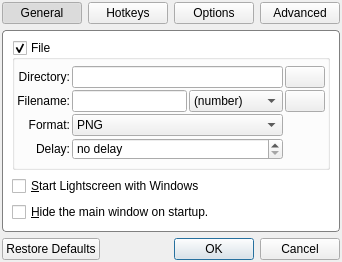
<?xml version="1.0" encoding="UTF-8"?>
<ui version="4.0">
 <class>OptionsDialog</class>
 <widget class="QDialog" name="OptionsDialog">
  <property name="geometry">
   <rect>
    <x>0</x>
    <y>0</y>
    <width>330</width>
    <height>262</height>
   </rect>
  </property>
  <property name="windowTitle">
   <string>Options - Lightscreen</string>
  </property>
  <property name="styleSheet">
   <string notr="true">QStackedWidget
{
background-color: white;
border: 1px solid gray;
border-radius: 4px;
}
</string>
  </property>
  <layout class="QVBoxLayout" name="verticalLayout_6">
   <property name="margin">
    <number>2</number>
   </property>
   <item>
    <widget class="QFrame" name="selectorFrame">
     <property name="frameShape">
      <enum>QFrame::NoFrame</enum>
     </property>
     <layout class="QHBoxLayout" name="horizontalLayout_3">
      <property name="margin">
       <number>0</number>
      </property>
      <item>
       <widget class="QPushButton" name="generalButton">
        <property name="sizePolicy">
         <sizepolicy hsizetype="Minimum" vsizetype="Expanding">
          <horstretch>0</horstretch>
          <verstretch>0</verstretch>
         </sizepolicy>
        </property>
        <property name="text">
         <string>General</string>
        </property>
        <property name="checkable">
         <bool>true</bool>
        </property>
        <property name="checked">
         <bool>true</bool>
        </property>
        <property name="autoExclusive">
         <bool>true</bool>
        </property>
       </widget>
      </item>
      <item>
       <widget class="QPushButton" name="hotkeysButton">
        <property name="sizePolicy">
         <sizepolicy hsizetype="Minimum" vsizetype="Expanding">
          <horstretch>0</horstretch>
          <verstretch>0</verstretch>
         </sizepolicy>
        </property>
        <property name="text">
         <string>Hotkeys</string>
        </property>
        <property name="checkable">
         <bool>true</bool>
        </property>
        <property name="autoExclusive">
         <bool>true</bool>
        </property>
       </widget>
      </item>
      <item>
       <widget class="QPushButton" name="optionsButton">
        <property name="sizePolicy">
         <sizepolicy hsizetype="Minimum" vsizetype="Expanding">
          <horstretch>0</horstretch>
          <verstretch>0</verstretch>
         </sizepolicy>
        </property>
        <property name="text">
         <string>Options</string>
        </property>
        <property name="checkable">
         <bool>true</bool>
        </property>
        <property name="autoExclusive">
         <bool>true</bool>
        </property>
       </widget>
      </item>
      <item>
       <widget class="QPushButton" name="advancedButton">
        <property name="sizePolicy">
         <sizepolicy hsizetype="Minimum" vsizetype="Expanding">
          <horstretch>0</horstretch>
          <verstretch>0</verstretch>
         </sizepolicy>
        </property>
        <property name="text">
         <string>Advanced</string>
        </property>
        <property name="checkable">
         <bool>true</bool>
        </property>
        <property name="autoExclusive">
         <bool>true</bool>
        </property>
       </widget>
      </item>
     </layout>
    </widget>
   </item>
   <item>
    <widget class="QStackedWidget" name="stack">
     <property name="styleSheet">
      <string notr="true"/>
     </property>
     <property name="currentIndex">
      <number>0</number>
     </property>
     <widget class="QWidget" name="page">
      <layout class="QVBoxLayout" name="verticalLayout_5">
       <item>
        <widget class="QGroupBox" name="fileGroupBox">
         <property name="title">
          <string>File</string>
         </property>
         <property name="checkable">
          <bool>true</bool>
         </property>
         <layout class="QVBoxLayout" name="verticalLayout_4">
          <property name="spacing">
           <number>2</number>
          </property>
          <property name="margin">
           <number>2</number>
          </property>
          <item>
           <layout class="QGridLayout" name="gridLayout_2">
            <item row="0" column="0">
             <widget class="QLabel" name="directoryLabel">
              <property name="text">
               <string>Directory:</string>
              </property>
              <property name="alignment">
               <set>Qt::AlignRight|Qt::AlignTrailing|Qt::AlignVCenter</set>
              </property>
              <property name="buddy">
               <cstring>targetLineEdit</cstring>
              </property>
             </widget>
            </item>
            <item row="0" column="1">
             <widget class="QLineEdit" name="targetLineEdit">
              <property name="styleSheet">
               <string notr="true"/>
              </property>
             </widget>
            </item>
            <item row="0" column="2">
             <widget class="QPushButton" name="browsePushButton">
              <property name="text">
               <string/>
              </property>
              <property name="icon">
               <iconset resource="../lightscreen.qrc">
                <normaloff>:/icons/OpenFolder</normaloff>:/icons/OpenFolder</iconset>
              </property>
              <property name="autoDefault">
               <bool>false</bool>
              </property>
             </widget>
            </item>
            <item row="1" column="0">
             <widget class="QLabel" name="filenameLabel">
              <property name="toolTip">
               <string>The prefix for the screenshot file</string>
              </property>
              <property name="text">
               <string>Filename:</string>
              </property>
              <property name="alignment">
               <set>Qt::AlignRight|Qt::AlignTrailing|Qt::AlignVCenter</set>
              </property>
              <property name="buddy">
               <cstring>prefixLineEdit</cstring>
              </property>
             </widget>
            </item>
            <item row="1" column="1">
             <layout class="QHBoxLayout">
              <item>
               <widget class="QLineEdit" name="prefixLineEdit">
                <property name="whatsThis">
                 <string>&lt;html&gt;&lt;head&gt;&lt;meta name=&quot;qrichtext&quot; content=&quot;1&quot; /&gt;&lt;style type=&quot;text/css&quot;&gt;
p, li { white-space: pre-wrap; }
&lt;/style&gt;&lt;/head&gt;&lt;body style=&quot; font-family:'MS Shell Dlg 2'; font-size:8.25pt; font-weight:400; font-style:normal;&quot;&gt;
&lt;p style=&quot; margin-top:0px; margin-bottom:0px; margin-left:0px; margin-right:0px; -qt-block-indent:0; text-indent:0px; font-size:8pt;&quot;&gt;The prefix will be inserted before the &lt;span style=&quot; font-style:italic;&quot;&gt;Naming&lt;/span&gt; in the screenshot file and it is usually used to distinguish files.&lt;/p&gt;
&lt;p style=&quot; margin-top:0px; margin-bottom:0px; margin-left:0px; margin-right:0px; -qt-block-indent:0; text-indent:0px; font-size:8pt;&quot;&gt;It &lt;span style=&quot; font-style:italic;&quot;&gt;can&lt;/span&gt; be left blank.&lt;/p&gt;&lt;/body&gt;&lt;/html&gt;</string>
                </property>
               </widget>
              </item>
              <item>
               <widget class="QComboBox" name="namingComboBox">
                <property name="whatsThis">
                 <string>&lt;!DOCTYPE HTML PUBLIC &quot;-//W3C//DTD HTML 4.0//EN&quot; &quot;http://www.w3.org/TR/REC-html40/strict.dtd&quot;&gt;
&lt;html&gt;&lt;head&gt;&lt;meta name=&quot;qrichtext&quot; content=&quot;1&quot; /&gt;&lt;style type=&quot;text/css&quot;&gt;
p, li { white-space: pre-wrap; }
&lt;/style&gt;&lt;/head&gt;&lt;body style=&quot; font-family:'MS Shell Dlg 2'; font-size:8.25pt; font-weight:400; font-style:normal;&quot;&gt;
&lt;p style=&quot; margin-top:0px; margin-bottom:0px; margin-left:0px; margin-right:0px; -qt-block-indent:0; text-indent:0px; font-size:8pt;&quot;&gt;The naming is inserted after the prefix and is what makes each screenshot file unique to avoid overwriting.&lt;/p&gt;
&lt;p style=&quot; margin-top:0px; margin-bottom:0px; margin-left:0px; margin-right:0px; -qt-block-indent:0; text-indent:0px; font-size:8pt;&quot;&gt;&lt;span style=&quot; font-weight:600;&quot;&gt;Numeric&lt;/span&gt;: inserts a number in sequence, &lt;span style=&quot; font-style:italic;&quot;&gt;1, 2, 3&lt;/span&gt;.&lt;/p&gt;
&lt;p style=&quot; margin-top:0px; margin-bottom:0px; margin-left:0px; margin-right:0px; -qt-block-indent:0; text-indent:0px; font-size:8pt;&quot;&gt;&lt;span style=&quot; font-weight:600;&quot;&gt;Timestamp&lt;/span&gt;: inserts a unique number (a Unix timestamp) that corresponds with the current time.&lt;/p&gt;
&lt;p style=&quot; margin-top:0px; margin-bottom:0px; margin-left:0px; margin-right:0px; -qt-block-indent:0; text-indent:0px; font-size:8pt;&quot;&gt;&lt;span style=&quot; font-weight:600;&quot;&gt;Date&lt;/span&gt;: inserts the current date and time, in the form of dd-MM-yyyy hh.mm.ss.&lt;/p&gt;&lt;/body&gt;&lt;/html&gt;</string>
                </property>
                <item>
                 <property name="text">
                  <string>(number)</string>
                 </property>
                </item>
                <item>
                 <property name="text">
                  <string>(timestamp)</string>
                 </property>
                </item>
                <item>
                 <property name="text">
                  <string>(date)</string>
                 </property>
                </item>
               </widget>
              </item>
             </layout>
            </item>
            <item row="1" column="2">
             <widget class="QPushButton" name="flipPrefixPushButton">
              <property name="icon">
               <iconset resource="../lightscreen.qrc">
                <normaloff>:/icons/PrefixLeft</normaloff>:/icons/PrefixLeft</iconset>
              </property>
              <property name="checkable">
               <bool>true</bool>
              </property>
              <property name="autoDefault">
               <bool>false</bool>
              </property>
             </widget>
            </item>
            <item row="2" column="0">
             <widget class="QLabel" name="formatLabel">
              <property name="toolTip">
               <string>The file format for the screenshot</string>
              </property>
              <property name="text">
               <string>Format:</string>
              </property>
              <property name="alignment">
               <set>Qt::AlignRight|Qt::AlignTrailing|Qt::AlignVCenter</set>
              </property>
              <property name="buddy">
               <cstring>formatComboBox</cstring>
              </property>
             </widget>
            </item>
            <item row="2" column="1">
             <widget class="QComboBox" name="formatComboBox">
              <property name="whatsThis">
               <string/>
              </property>
              <item>
               <property name="text">
                <string>PNG</string>
               </property>
              </item>
              <item>
               <property name="text">
                <string>JPG</string>
               </property>
              </item>
              <item>
               <property name="text">
                <string>BMP</string>
               </property>
              </item>
             </widget>
            </item>
            <item row="3" column="0">
             <widget class="QLabel" name="delayLabel">
              <property name="text">
               <string>Delay:</string>
              </property>
              <property name="alignment">
               <set>Qt::AlignRight|Qt::AlignTrailing|Qt::AlignVCenter</set>
              </property>
              <property name="buddy">
               <cstring>delaySpinBox</cstring>
              </property>
             </widget>
            </item>
            <item row="3" column="1">
             <widget class="QSpinBox" name="delaySpinBox">
              <property name="whatsThis">
               <string>&lt;html&gt;&lt;head&gt;&lt;meta name=&quot;qrichtext&quot; content=&quot;1&quot; /&gt;&lt;style type=&quot;text/css&quot;&gt;
p, li { white-space: pre-wrap; }
&lt;/style&gt;&lt;/head&gt;&lt;body style=&quot; font-family:'MS Shell Dlg 2'; font-size:8.25pt; font-weight:400; font-style:normal;&quot;&gt;
&lt;p style=&quot; margin-top:0px; margin-bottom:0px; margin-left:0px; margin-right:0px; -qt-block-indent:0; text-indent:0px; font-size:8pt;&quot;&gt;Selecting anything other than 0 in this option will cause the program to &lt;span style=&quot; font-weight:600;&quot;&gt;wait&lt;/span&gt; that amount of seconds before taking the screenshot.&lt;/p&gt;&lt;/body&gt;&lt;/html&gt;</string>
              </property>
              <property name="specialValueText">
               <string>no delay</string>
              </property>
              <property name="accelerated">
               <bool>true</bool>
              </property>
              <property name="suffix">
               <string> seconds</string>
              </property>
              <property name="prefix">
               <string/>
              </property>
              <property name="maximum">
               <number>32767</number>
              </property>
             </widget>
            </item>
           </layout>
          </item>
         </layout>
        </widget>
       </item>
       <item>
        <widget class="QCheckBox" name="startupCheckBox">
         <property name="whatsThis">
          <string/>
         </property>
         <property name="text">
          <string>&amp;Start Lightscreen with Windows</string>
         </property>
        </widget>
       </item>
       <item>
        <widget class="QCheckBox" name="startupHideCheckBox">
         <property name="whatsThis">
          <string/>
         </property>
         <property name="text">
          <string>&amp;Hide the main window on startup.</string>
         </property>
        </widget>
       </item>
      </layout>
     </widget>
     <widget class="QWidget" name="page_2">
      <layout class="QVBoxLayout" name="verticalLayout_3">
       <item>
        <layout class="QGridLayout" name="gridLayout">
         <item row="0" column="0">
          <widget class="QCheckBox" name="screenCheckBox">
           <property name="text">
            <string>Capture the screen</string>
           </property>
          </widget>
         </item>
         <item row="0" column="2">
          <widget class="HotkeyWidget" name="screenHotkeyWidget">
           <property name="sizePolicy">
            <sizepolicy hsizetype="Minimum" vsizetype="Maximum">
             <horstretch>0</horstretch>
             <verstretch>0</verstretch>
            </sizepolicy>
           </property>
           <property name="text">
            <string/>
           </property>
           <property name="checkable">
            <bool>false</bool>
           </property>
          </widget>
         </item>
         <item row="1" column="0">
          <widget class="QCheckBox" name="windowCheckBox">
           <property name="text">
            <string>Capture a window</string>
           </property>
          </widget>
         </item>
         <item row="1" column="2">
          <widget class="HotkeyWidget" name="windowHotkeyWidget">
           <property name="text">
            <string/>
           </property>
           <property name="checkable">
            <bool>false</bool>
           </property>
          </widget>
         </item>
         <item row="2" column="0">
          <widget class="QCheckBox" name="areaCheckBox">
           <property name="text">
            <string>Capture a screen area</string>
           </property>
          </widget>
         </item>
         <item row="2" column="2">
          <widget class="HotkeyWidget" name="areaHotkeyWidget">
           <property name="text">
            <string/>
           </property>
           <property name="checkable">
            <bool>false</bool>
           </property>
          </widget>
         </item>
         <item row="4" column="0" colspan="3">
          <widget class="QFrame" name="frame">
           <property name="frameShape">
            <enum>QFrame::HLine</enum>
           </property>
           <property name="frameShadow">
            <enum>QFrame::Raised</enum>
           </property>
          </widget>
         </item>
         <item row="6" column="0">
          <widget class="QCheckBox" name="openCheckBox">
           <property name="text">
            <string>Open the program window</string>
           </property>
          </widget>
         </item>
         <item row="6" column="2">
          <widget class="HotkeyWidget" name="openHotkeyWidget">
           <property name="text">
            <string/>
           </property>
           <property name="checkable">
            <bool>false</bool>
           </property>
          </widget>
         </item>
         <item row="7" column="0">
          <widget class="QCheckBox" name="directoryCheckBox">
           <property name="text">
            <string>Open the directory</string>
           </property>
          </widget>
         </item>
         <item row="7" column="2">
          <widget class="HotkeyWidget" name="directoryHotkeyWidget">
           <property name="text">
            <string/>
           </property>
           <property name="checkable">
            <bool>false</bool>
           </property>
          </widget>
         </item>
         <item row="0" column="1">
          <spacer name="horizontalSpacer_3">
           <property name="orientation">
            <enum>Qt::Horizontal</enum>
           </property>
           <property name="sizeHint" stdset="0">
            <size>
             <width>40</width>
             <height>20</height>
            </size>
           </property>
          </spacer>
         </item>
         <item row="3" column="0">
          <spacer name="verticalSpacer_3">
           <property name="orientation">
            <enum>Qt::Vertical</enum>
           </property>
           <property name="sizeHint" stdset="0">
            <size>
             <width>20</width>
             <height>40</height>
            </size>
           </property>
          </spacer>
         </item>
         <item row="5" column="0">
          <spacer name="verticalSpacer_4">
           <property name="orientation">
            <enum>Qt::Vertical</enum>
           </property>
           <property name="sizeHint" stdset="0">
            <size>
             <width>20</width>
             <height>40</height>
            </size>
           </property>
          </spacer>
         </item>
        </layout>
       </item>
      </layout>
     </widget>
     <widget class="QWidget" name="page_3">
      <layout class="QVBoxLayout" name="verticalLayout_2">
       <item>
        <widget class="QCheckBox" name="trayCheckBox">
         <property name="whatsThis">
          <string/>
         </property>
         <property name="text">
          <string>Sho&amp;w a system tray icon.</string>
         </property>
        </widget>
       </item>
       <item>
        <widget class="QCheckBox" name="hideCheckBox">
         <property name="text">
          <string>&amp;Hide Lightscreen while taking a screenshot.</string>
         </property>
        </widget>
       </item>
       <item>
        <widget class="QCheckBox" name="updaterCheckBox">
         <property name="text">
          <string>Periodically check for updates.</string>
         </property>
        </widget>
       </item>
       <item>
        <widget class="QCheckBox" name="magnifyCheckBox">
         <property name="text">
          <string>Magnify around the mouse in Area mode.</string>
         </property>
        </widget>
       </item>
       <item>
        <layout class="QHBoxLayout" name="horizontalLayout_4">
         <item>
          <widget class="QLabel" name="label_2">
           <property name="text">
            <string>Language:</string>
           </property>
          </widget>
         </item>
         <item>
          <widget class="QComboBox" name="languageComboBox"/>
         </item>
         <item>
          <widget class="QLabel" name="label_3">
           <property name="text">
            <string>&lt;a href=&quot;#lang&quot;&gt;Get more..&lt;/a&gt;</string>
           </property>
          </widget>
         </item>
         <item>
          <spacer name="horizontalSpacer">
           <property name="orientation">
            <enum>Qt::Horizontal</enum>
           </property>
           <property name="sizeHint" stdset="0">
            <size>
             <width>40</width>
             <height>20</height>
            </size>
           </property>
          </spacer>
         </item>
        </layout>
       </item>
       <item>
        <layout class="QHBoxLayout" name="horizontalLayout">
         <item>
          <widget class="QLabel" name="notifyLabel">
           <property name="text">
            <string>Notify with:</string>
           </property>
           <property name="buddy">
            <cstring>messageCheckBox</cstring>
           </property>
          </widget>
         </item>
         <item>
          <widget class="QCheckBox" name="messageCheckBox">
           <property name="whatsThis">
            <string>&lt;html&gt;&lt;head&gt;&lt;meta name=&quot;qrichtext&quot; content=&quot;1&quot; /&gt;&lt;style type=&quot;text/css&quot;&gt;
p, li { white-space: pre-wrap; }
&lt;/style&gt;&lt;/head&gt;&lt;body style=&quot; font-family:'MS Shell Dlg 2'; font-size:8.25pt; font-weight:400; font-style:normal;&quot;&gt;
&lt;p style=&quot; margin-top:0px; margin-bottom:0px; margin-left:0px; margin-right:0px; -qt-block-indent:0; text-indent:0px;&quot;&gt;Shows a completion message once the screenshot is saved, clicking this message takes you to the directory where the screenshot was saved.&lt;/p&gt;&lt;/body&gt;&lt;/html&gt;</string>
           </property>
           <property name="text">
            <string>Tray icon Popup</string>
           </property>
          </widget>
         </item>
         <item>
          <widget class="QCheckBox" name="playSoundCheckBox">
           <property name="text">
            <string>&amp;Sound cue</string>
           </property>
          </widget>
         </item>
        </layout>
       </item>
       <item>
        <layout class="QHBoxLayout" name="horizontalLayout_5">
         <item>
          <widget class="QLabel" name="qualityLabel">
           <property name="text">
            <string>Screenshot Quality:</string>
           </property>
           <property name="buddy">
            <cstring>qualitySlider</cstring>
           </property>
          </widget>
         </item>
         <item>
          <widget class="QSlider" name="qualitySlider">
           <property name="whatsThis">
            <string>&lt;html&gt;&lt;head&gt;&lt;meta name=&quot;qrichtext&quot; content=&quot;1&quot; /&gt;&lt;style type=&quot;text/css&quot;&gt;
p, li { white-space: pre-wrap; }
&lt;/style&gt;&lt;/head&gt;&lt;body style=&quot; font-family:'MS Shell Dlg 2'; font-size:8.25pt; font-weight:400; font-style:normal;&quot;&gt;
&lt;p style=&quot; margin-top:0px; margin-bottom:0px; margin-left:0px; margin-right:0px; -qt-block-indent:0; text-indent:0px;&quot;&gt;This slider goes from 0 to 100. 100 being the highest quality and 0 the lowest.&lt;/p&gt;
&lt;p style=&quot; margin-top:0px; margin-bottom:0px; margin-left:0px; margin-right:0px; -qt-block-indent:0; text-indent:0px;&quot;&gt;Quality is related to file size and of course to readability and overall quality of the image.&lt;/p&gt;&lt;/body&gt;&lt;/html&gt;</string>
           </property>
           <property name="maximum">
            <number>100</number>
           </property>
           <property name="value">
            <number>99</number>
           </property>
           <property name="orientation">
            <enum>Qt::Horizontal</enum>
           </property>
          </widget>
         </item>
        </layout>
       </item>
      </layout>
     </widget>
     <widget class="QWidget" name="page_4">
      <layout class="QVBoxLayout" name="verticalLayout">
       <item>
        <widget class="QCheckBox" name="clipboardCheckBox">
         <property name="text">
          <string>Copy the screenshot to the clipboard.</string>
         </property>
        </widget>
       </item>
       <item>
        <widget class="QCheckBox" name="cursorCheckBox">
         <property name="text">
          <string>Include the cursor in the screenshot.</string>
         </property>
        </widget>
       </item>
       <item>
        <widget class="QCheckBox" name="currentMonitorCheckBox">
         <property name="text">
          <string>Grab only the current monitor.</string>
         </property>
        </widget>
       </item>
       <item>
        <widget class="QCheckBox" name="optiPngCheckBox">
         <property name="toolTip">
          <string>Opens a new process called OptiPNG which dramatically reduces the file size.</string>
         </property>
         <property name="text">
          <string>Optimize PNG screenshots.</string>
         </property>
        </widget>
       </item>
       <item>
        <widget class="QCheckBox" name="warnHideCheckBox">
         <property name="text">
          <string>Warn when hiding without a tray icon.</string>
         </property>
        </widget>
       </item>
       <item>
        <spacer name="verticalSpacer">
         <property name="orientation">
          <enum>Qt::Vertical</enum>
         </property>
         <property name="sizeHint" stdset="0">
          <size>
           <width>20</width>
           <height>42</height>
          </size>
         </property>
        </spacer>
       </item>
       <item>
        <layout class="QHBoxLayout" name="horizontalLayout_2">
         <item>
          <widget class="QPushButton" name="checkUpdatesPushButton">
           <property name="text">
            <string>Check Updates Now</string>
           </property>
          </widget>
         </item>
         <item>
          <spacer name="horizontalSpacer_2">
           <property name="orientation">
            <enum>Qt::Horizontal</enum>
           </property>
           <property name="sizeHint" stdset="0">
            <size>
             <width>40</width>
             <height>20</height>
            </size>
           </property>
          </spacer>
         </item>
         <item>
          <widget class="QPushButton" name="aboutPushButton">
           <property name="text">
            <string>About Lightscreen</string>
           </property>
          </widget>
         </item>
        </layout>
       </item>
      </layout>
     </widget>
    </widget>
   </item>
   <item>
    <widget class="QDialogButtonBox" name="buttonBox">
     <property name="styleSheet">
      <string notr="true"/>
     </property>
     <property name="orientation">
      <enum>Qt::Horizontal</enum>
     </property>
     <property name="standardButtons">
      <set>QDialogButtonBox::Cancel|QDialogButtonBox::Ok|QDialogButtonBox::RestoreDefaults</set>
     </property>
    </widget>
   </item>
  </layout>
 </widget>
 <customwidgets>
  <customwidget>
   <class>HotkeyWidget</class>
   <extends>QPushButton</extends>
   <header>../widgets/hotkeywidget.h</header>
  </customwidget>
 </customwidgets>
 <tabstops>
  <tabstop>targetLineEdit</tabstop>
  <tabstop>browsePushButton</tabstop>
  <tabstop>prefixLineEdit</tabstop>
  <tabstop>namingComboBox</tabstop>
  <tabstop>flipPrefixPushButton</tabstop>
  <tabstop>delaySpinBox</tabstop>
  <tabstop>screenCheckBox</tabstop>
  <tabstop>screenHotkeyWidget</tabstop>
  <tabstop>windowCheckBox</tabstop>
  <tabstop>windowHotkeyWidget</tabstop>
  <tabstop>areaCheckBox</tabstop>
  <tabstop>areaHotkeyWidget</tabstop>
  <tabstop>openCheckBox</tabstop>
  <tabstop>openHotkeyWidget</tabstop>
  <tabstop>directoryCheckBox</tabstop>
  <tabstop>directoryHotkeyWidget</tabstop>
  <tabstop>messageCheckBox</tabstop>
  <tabstop>playSoundCheckBox</tabstop>
  <tabstop>buttonBox</tabstop>
 </tabstops>
 <resources>
  <include location="../lightscreen.qrc"/>
 </resources>
 <connections>
  <connection>
   <sender>buttonBox</sender>
   <signal>rejected()</signal>
   <receiver>OptionsDialog</receiver>
   <slot>reject()</slot>
   <hints>
    <hint type="sourcelabel">
     <x>289</x>
     <y>280</y>
    </hint>
    <hint type="destinationlabel">
     <x>286</x>
     <y>274</y>
    </hint>
   </hints>
  </connection>
 </connections>
</ui>
